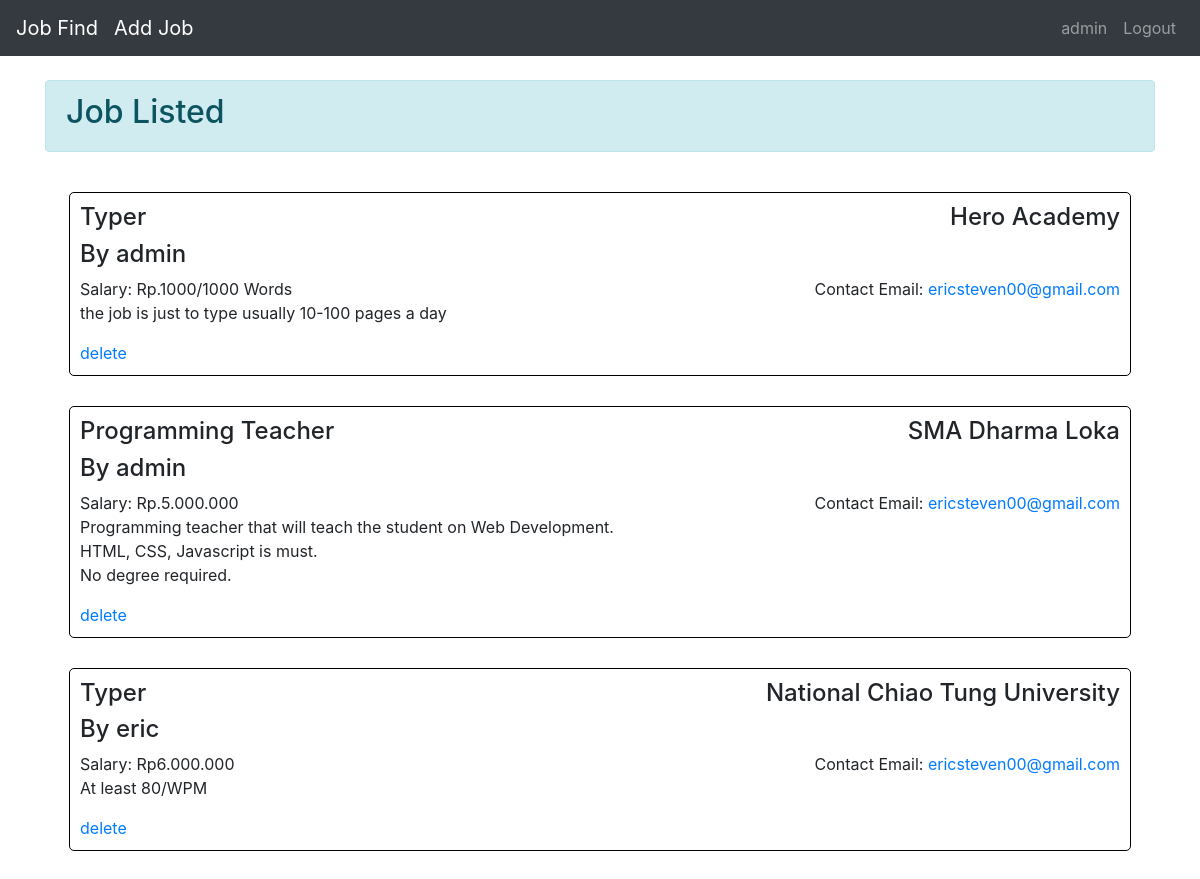
The app's page / (signed in) with its own data.
### work_app/models.py (models this page shows, shortened)
class jobs(models.Model):
    level_choices = [
        ('E', 'Entry-Level'),
        ('S', 'Senior-Level'),
        ('V', 'VP-Level'),
    ]
    user  = models.ForeignKey(User, on_delete= models.CASCADE,null=False)
    position= models.CharField(max_length=100)
    level= models.CharField(max_length=30 , choices=level_choices)
    salary = models.CharField(max_length=50)
    description = models.TextField(null=True, blank=True)
    company = models.CharField(max_length=50)
    contact_email =models.CharField(max_length=50)

### work_app/views.py (the view)
# urls.py: path('' , home , name='home' ),
def home(request):
    user = request.user
    job_list = jobs.objects.all()
    return render(request,'index.html', context={'job_list' : job_list})

### work_app/templates/index.html (shortened to what this page needs)
{% extends 'base.html' %}
{% block content %}
<div>
    <div class="container pt-4">
      <div class="alert alert-info">
        <h2>Job Listed</h2>
      </div>
      <div class="p-4">
        {% for job in job_list %}
        <div class="jobs">
          <h4>{{job.position}}</h4>
          <h4 class="jobs-right">{{job.company}}</h4>
          <br>
          <h4>By {{job.user}}</h4>
          <br>
          <div class="jobs-container">
            <span>Salary: {{job.salary}}</span>
            <span class="jobs-right">
              Contact Email: <a href="/email/{{job.id}}" title="Email">{{job.contact_email}}</a>
            </span>
          </div>
          <p class="jobs-desc">{{job.description}}</p>
          <a href="/delete-job/{{job.id}}" title="Delete" data-toggle="modal" data-target="#exampleModal" >delete</a>
        </div>
        {%endfor%}
      </div>
    </div>
</div>
{% endblock %}

### work_app/templates/base.html (shortened to what this page needs)
<!doctype html>
<html lang="en">
<head>
    <link rel="stylesheet" href="https://cdn.jsdelivr.net/npm/bootstrap@4.5.3/dist/css/bootstrap.min.css"
>
</head>
<body>
    <nav class="navbar navbar-expand-lg  navbar-dark bg-dark">
        <a class="navbar-brand" href="/">Job Find</a>
        <a class="navbar-brand" href="/add_job">Add Job</a>
        <div class="collapse navbar-collapse" id="navbarNav">
            <ul class="navbar-nav ml-auto">
                {% if request.user.is_authenticated %}
                <li class="nav-item">
                    <a class="nav-link" href="/show-profile/">{{request.user}}</a>
                </li>
                <li class="nav-item">
                    <a class="nav-link" href="/logout">Logout</a>
                </li>
                {% endif %}
            </ul>
        </div>
    </nav>
    <div>
        {% block content %}
        {% endblock %}
    </div>
</body>
</html>

### work_app/templates/base.html (style rules this page uses)
.jobs { padding: 10px; border: 1px solid black; border-radius: 5px; margin-bottom: 30px; }
.jobs h4 { display: inline-block; }
.jobs-right { float: right; }
.jobs-desc { white-space: pre-wrap; }

### records on screen
jobs: position "Typer", company "Hero Academy", user "admin", salary "Rp.1000/1000 Words", contact_email "ericsteven00@gmail.com", description "the job is just to type usually 10-100 pages a day"
jobs: position "Programming Teacher", company "SMA Dharma Loka", user "admin", salary "Rp.5.000.000", contact_email "ericsteven00@gmail.com", description "Programming teacher that will teach the student on Web Development. HTML, CSS, Javascript is must. No degree required."
jobs: position "Typer", company "National Chiao Tung University", user "eric", salary "Rp6.000.000", contact_email "ericsteven00@gmail.com", description "At least 80/WPM"

### other values on screen
{{ request.user }} "admin"
